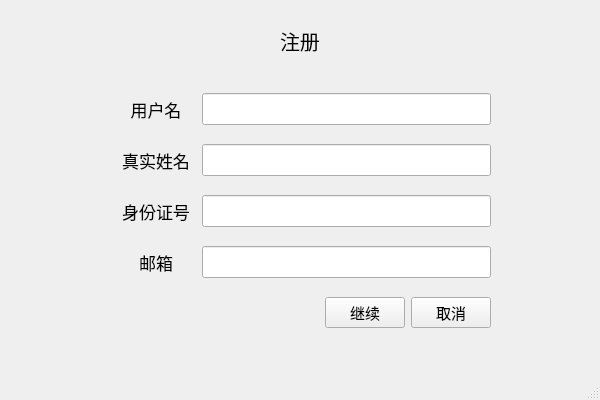
<?xml version="1.0" encoding="UTF-8"?>
<ui version="4.0">
 <class>Regist</class>
 <widget class="QMainWindow" name="Regist">
  <property name="geometry">
   <rect>
    <x>0</x>
    <y>0</y>
    <width>600</width>
    <height>400</height>
   </rect>
  </property>
  <property name="mouseTracking">
   <bool>false</bool>
  </property>
  <property name="windowTitle">
   <string>MainWindow</string>
  </property>
  <widget class="QWidget" name="centralwidget">
   <widget class="QWidget" name="verticalLayoutWidget">
    <property name="geometry">
     <rect>
      <x>120</x>
      <y>80</y>
      <width>371</width>
      <height>261</height>
     </rect>
    </property>
    <layout class="QVBoxLayout" name="verticalLayout">
     <item>
      <layout class="QHBoxLayout" name="horizontalLayout" stretch="1,4">
       <property name="spacing">
        <number>10</number>
       </property>
       <item>
        <widget class="QLabel" name="label">
         <property name="font">
          <font>
           <family>宋体</family>
           <pointsize>13</pointsize>
          </font>
         </property>
         <property name="text">
          <string>用户名</string>
         </property>
         <property name="alignment">
          <set>Qt::AlignCenter</set>
         </property>
        </widget>
       </item>
       <item>
        <widget class="QLineEdit" name="e_username">
         <property name="font">
          <font>
           <family>Mongolian Baiti</family>
           <pointsize>13</pointsize>
          </font>
         </property>
        </widget>
       </item>
      </layout>
     </item>
     <item>
      <layout class="QHBoxLayout" name="horizontalLayout_3" stretch="1,4">
       <property name="spacing">
        <number>10</number>
       </property>
       <item>
        <widget class="QLabel" name="label_2">
         <property name="font">
          <font>
           <family>宋体</family>
           <pointsize>13</pointsize>
          </font>
         </property>
         <property name="text">
          <string>真实姓名</string>
         </property>
         <property name="alignment">
          <set>Qt::AlignCenter</set>
         </property>
        </widget>
       </item>
       <item>
        <widget class="QLineEdit" name="e_realName">
         <property name="font">
          <font>
           <family>Mongolian Baiti</family>
           <pointsize>13</pointsize>
          </font>
         </property>
        </widget>
       </item>
      </layout>
     </item>
     <item>
      <layout class="QHBoxLayout" name="horizontalLayout_4" stretch="1,4">
       <property name="spacing">
        <number>10</number>
       </property>
       <item>
        <widget class="QLabel" name="label_3">
         <property name="font">
          <font>
           <family>宋体</family>
           <pointsize>13</pointsize>
          </font>
         </property>
         <property name="text">
          <string>身份证号</string>
         </property>
         <property name="alignment">
          <set>Qt::AlignCenter</set>
         </property>
        </widget>
       </item>
       <item>
        <widget class="QLineEdit" name="e_idNum">
         <property name="font">
          <font>
           <family>Mongolian Baiti</family>
           <pointsize>13</pointsize>
          </font>
         </property>
        </widget>
       </item>
      </layout>
     </item>
     <item>
      <layout class="QHBoxLayout" name="horizontalLayout_5" stretch="1,4">
       <property name="spacing">
        <number>10</number>
       </property>
       <item>
        <widget class="QLabel" name="label_5">
         <property name="font">
          <font>
           <family>宋体</family>
           <pointsize>13</pointsize>
          </font>
         </property>
         <property name="text">
          <string>邮箱</string>
         </property>
         <property name="alignment">
          <set>Qt::AlignCenter</set>
         </property>
        </widget>
       </item>
       <item>
        <widget class="QLineEdit" name="e_email">
         <property name="font">
          <font>
           <family>Mongolian Baiti</family>
           <pointsize>13</pointsize>
          </font>
         </property>
        </widget>
       </item>
      </layout>
     </item>
     <item>
      <layout class="QHBoxLayout" name="horizontalLayout_2">
       <item>
        <spacer name="horizontalSpacer">
         <property name="orientation">
          <enum>Qt::Horizontal</enum>
         </property>
         <property name="sizeHint" stdset="0">
          <size>
           <width>40</width>
           <height>20</height>
          </size>
         </property>
        </spacer>
       </item>
       <item>
        <widget class="QPushButton" name="continue_2">
         <property name="font">
          <font>
           <pointsize>11</pointsize>
          </font>
         </property>
         <property name="text">
          <string>继续</string>
         </property>
        </widget>
       </item>
       <item>
        <widget class="QPushButton" name="cancel">
         <property name="font">
          <font>
           <pointsize>11</pointsize>
          </font>
         </property>
         <property name="text">
          <string>取消</string>
         </property>
        </widget>
       </item>
      </layout>
     </item>
    </layout>
   </widget>
   <widget class="QLabel" name="label_4">
    <property name="geometry">
     <rect>
      <x>280</x>
      <y>20</y>
      <width>61</width>
      <height>41</height>
     </rect>
    </property>
    <property name="font">
     <font>
      <pointsize>15</pointsize>
     </font>
    </property>
    <property name="text">
     <string>注册</string>
    </property>
   </widget>
  </widget>
  <widget class="QMenuBar" name="menubar">
   <property name="geometry">
    <rect>
     <x>0</x>
     <y>0</y>
     <width>600</width>
     <height>26</height>
    </rect>
   </property>
  </widget>
  <widget class="QStatusBar" name="statusbar"/>
 </widget>
 <resources/>
 <connections/>
</ui>
